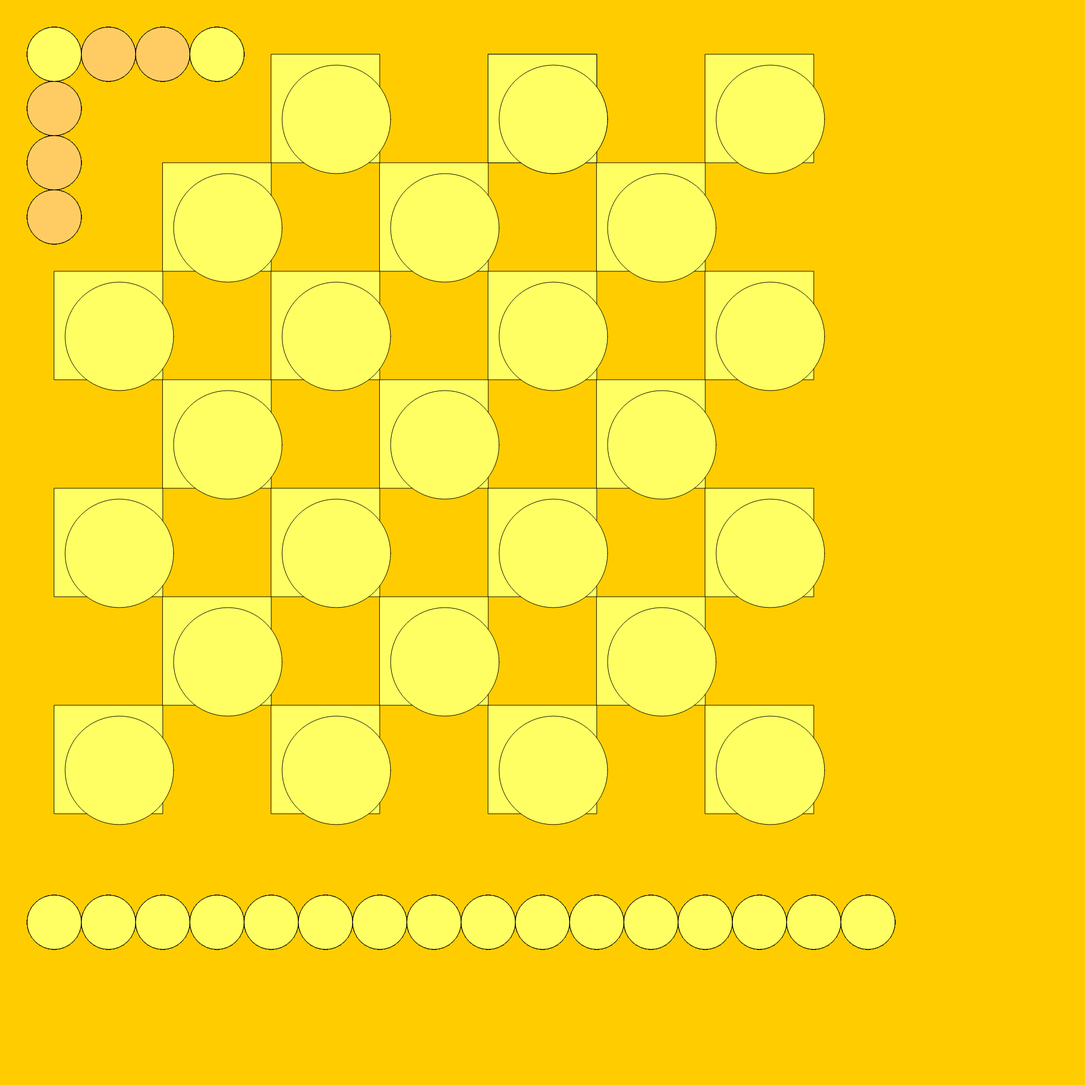
Frame 1 (no input)
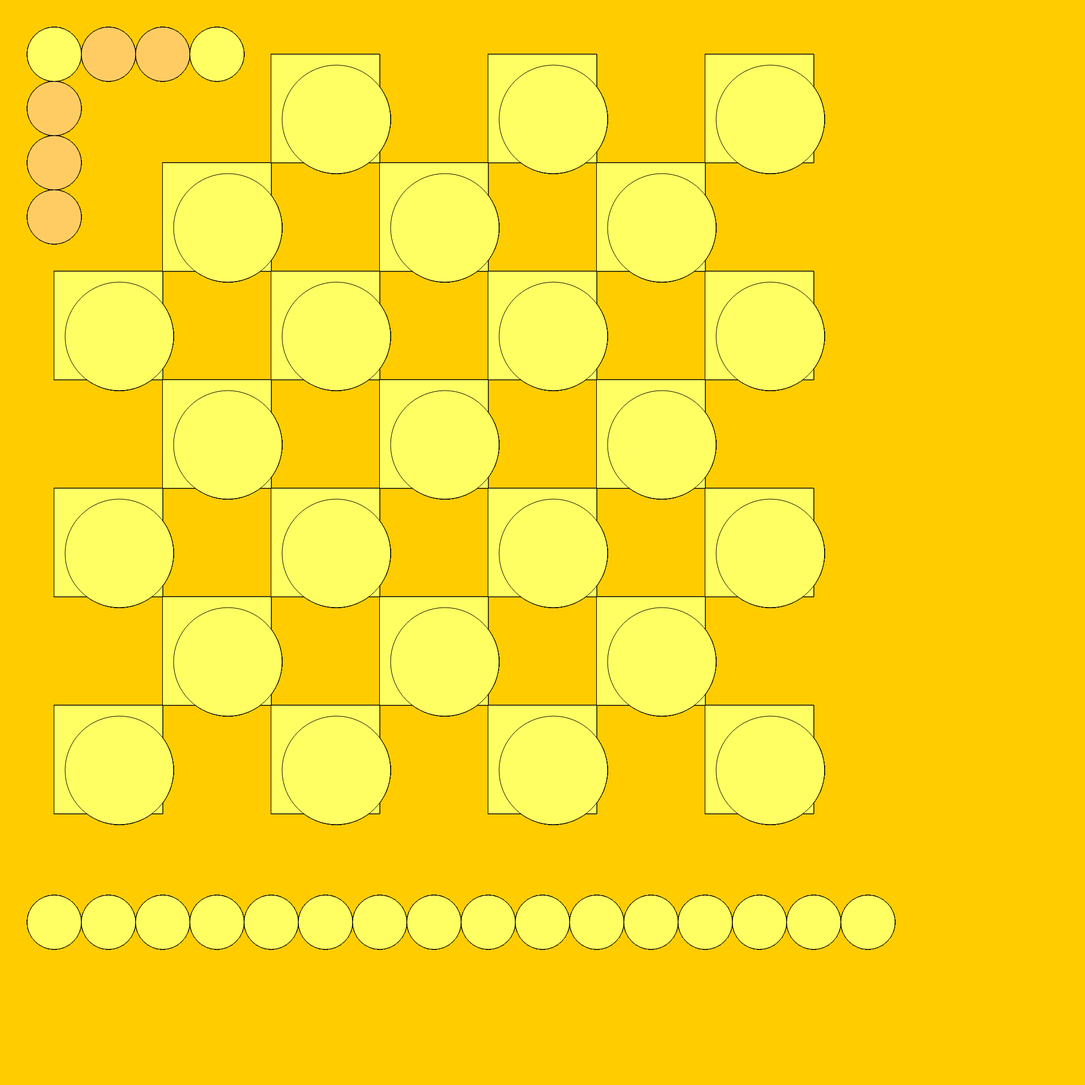
Frame 60 (no input)
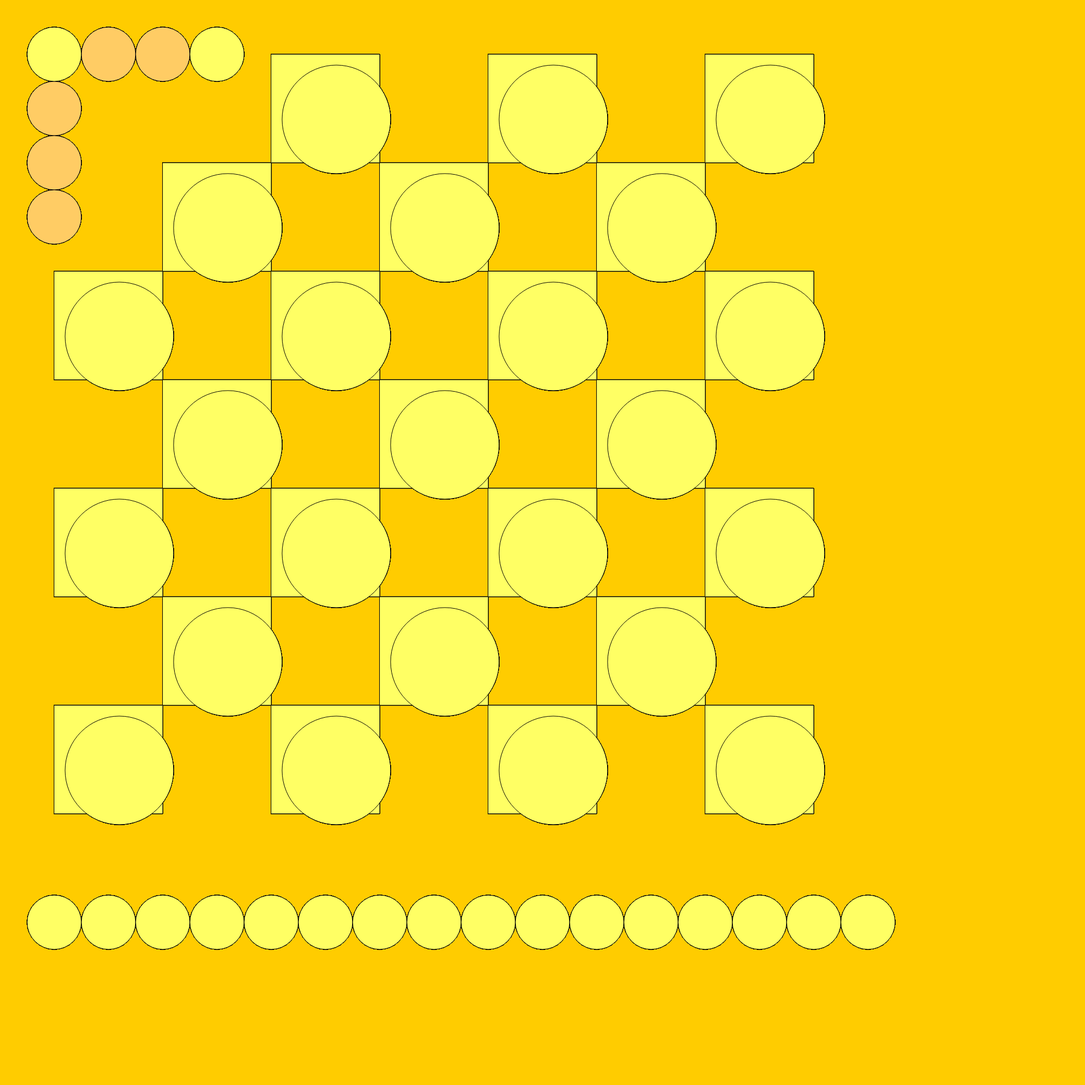
Frame 120 (the mouse pressed at the canvas centre since frame 60)

The p5.js sketch that drew these frames (run headless with seeded random() and noise() and a simulated clock; from frame 60 on, the mouse is pressed at the canvas centre):

// p5.js sketch
// ── sketch.js
function setup() {
    createCanvas(2000, 2000);
    background(255, 204, 0);
 
  }
  
  function draw() {
    
    fill(255, 255, 100);
    squares(100,500);
    squares(300,300);
      squares(500,500);
    squares(700,300);
    squares(500,100);
    squares(900,100);
    squares(900,100);
    squares(900,500);
    squares(1100,300);
    squares(1300,100);
    squares(1300,500);
    squares(300,700);
    squares(700,700);
    squares(1100,700);
    squares(100,900);
    squares(500,900);
    squares(900,900);
    squares(1300,900);
    squares(300,1100);
    squares(700,1100);
    squares(1100,1100);
    squares(100,1300);
    squares(500,1300);
    squares(900,1300);
    squares(1300,1300);
   
    
  }

  function squares(x,y){
      rect(x,y,200,200);
      ellipse(x+120,y+120,200,200);
      circles();
      triangles()

  function circles(){
    fill(255, 204, 100);
    ellipse(100,100,100,100);
    ellipse(200,100,100,100);
    ellipse(100,200,100,100);
    ellipse(100,300,100,100);
    ellipse(100,400,100,100);
    ellipse(300,100,100,100);
    fill(255, 255, 100);
    ellipse(400,100,100,100);
    ellipse(100,1700,100,100);
    ellipse(200,1700,100,100);
    ellipse(300,1700,100,100);
    ellipse(400,1700,100,100);
    ellipse(500,1700,100,100);
    ellipse(600,1700,100,100);
    ellipse(700,1700,100,100);
    ellipse(800,1700,100,100);
    ellipse(900,1700,100,100);
    ellipse(1000,1700,100,100);
    ellipse(1100,1700,100,100);
    ellipse(1200,1700,100,100);
    ellipse(1300,1700,100,100);
    ellipse(1400,1700,100,100);
    ellipse(1500,1700,100,100);
    ellipse(1600,1700,100,100);
  }


  function triangles(){
    ellipse(100,100,100,100);
  }
  }
